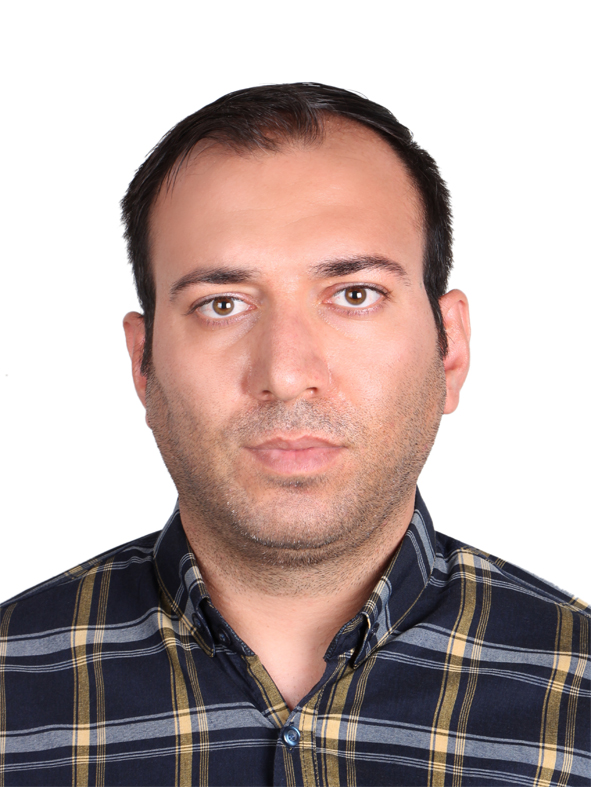
#> input picture python/image_to_pencil/4.JPG, 591 x 787 px, found by its file name
$ python main.py
#> lines starting #> are read from the running program, lines starting #| are printed output that depends on the picture
import cv2
image = cv2.imread('D:/code\python\python pj\image_to_pencil/4.JPG')
#> image is the input picture: shape (787, 591, 3); mean B, G, R 165.5, 168.7, 185.7
gray_image=cv2.cvtColor(image,cv2.COLOR_BGR2GRAY)
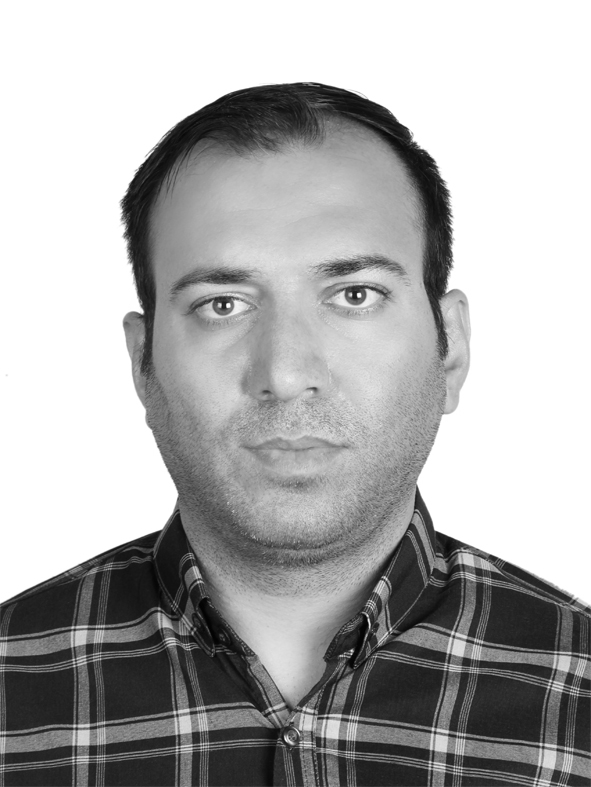
#> gray_image: shape (787, 591); min 1, max 255, mean 173.4
inverted=255-gray_image
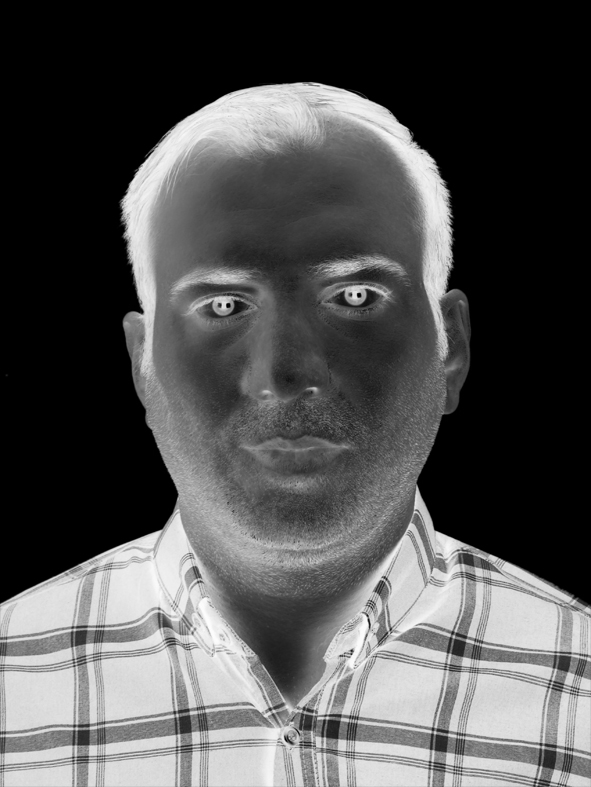
#> inverted: shape (787, 591); min 0, max 254, mean 81.6
blur=cv2.GaussianBlur(inverted,(21,21),0)
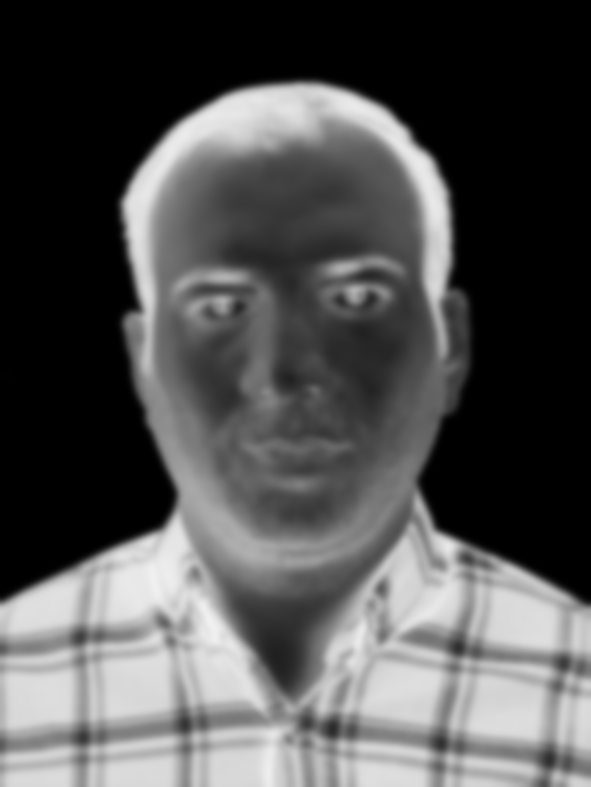
#> blur: shape (787, 591); min 0, max 241, mean 81.6
invertedblur=255-blur
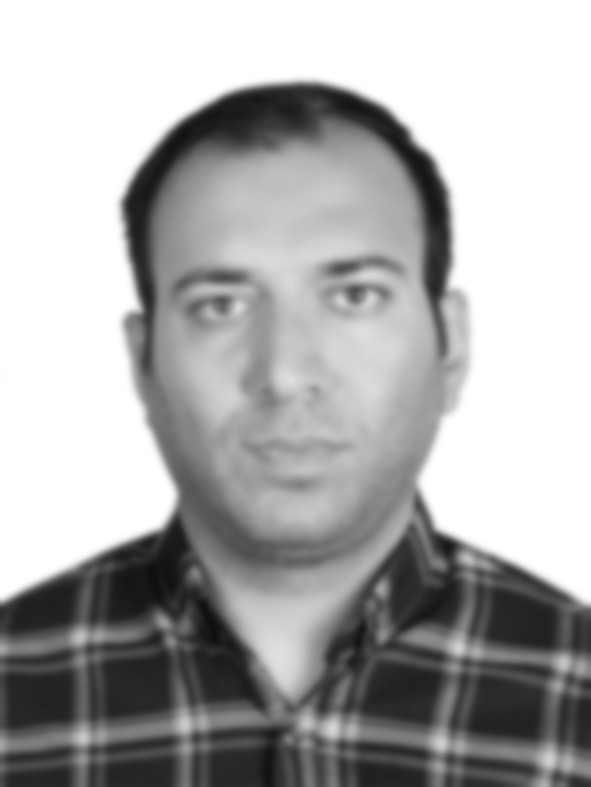
#> invertedblur: shape (787, 591); min 14, max 255, mean 173.4
sketh=cv2.divide(gray_image,invertedblur,scale=255.0)
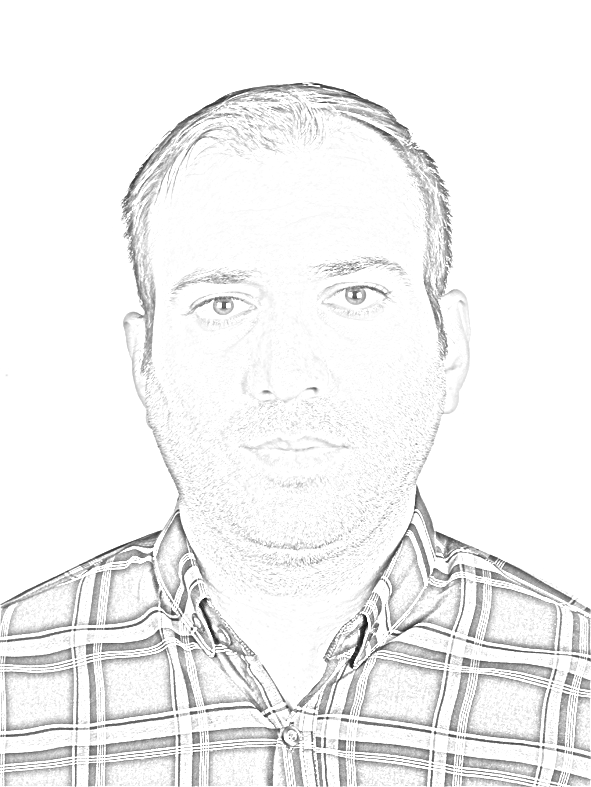
#> sketh: shape (787, 591); min 13, max 255, mean 242.4
cv2.imwrite("D:/code\python\python pj\image_to_pencil/sketch_image.png",sketh)
cv2.imshow("image",sketh)
